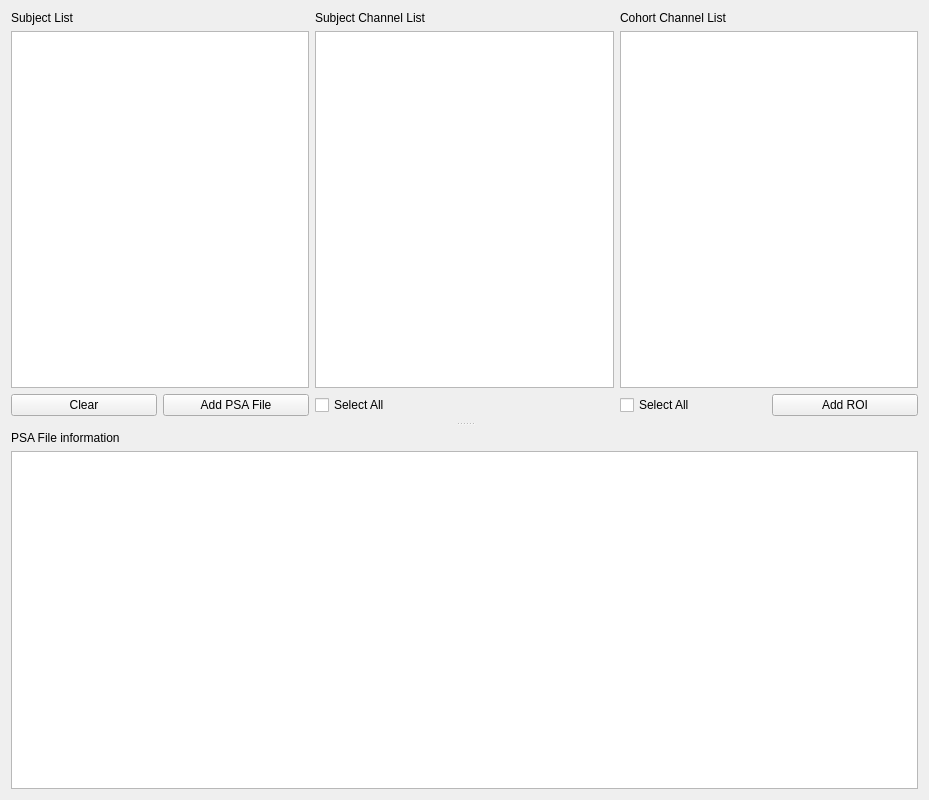
<?xml version="1.0" encoding="UTF-8"?>
<ui version="4.0">
 <class>PSAPicsGeneratorSettingsView</class>
 <widget class="QWidget" name="PSAPicsGeneratorSettingsView">
  <property name="geometry">
   <rect>
    <x>0</x>
    <y>0</y>
    <width>929</width>
    <height>800</height>
   </rect>
  </property>
  <property name="windowTitle">
   <string>Form</string>
  </property>
  <property name="styleSheet">
   <string notr="true">font: 12pt &quot;Roboto&quot;;</string>
  </property>
  <layout class="QHBoxLayout" name="horizontalLayout_3">
   <item>
    <widget class="QSplitter" name="splitter">
     <property name="orientation">
      <enum>Qt::Orientation::Vertical</enum>
     </property>
     <property name="handleWidth">
      <number>15</number>
     </property>
     <property name="childrenCollapsible">
      <bool>false</bool>
     </property>
     <widget class="QWidget" name="layoutWidget">
      <layout class="QGridLayout" name="gridLayout">
       <item row="0" column="0">
        <widget class="QLabel" name="label">
         <property name="text">
          <string>Subject List</string>
         </property>
        </widget>
       </item>
       <item row="0" column="1">
        <widget class="QLabel" name="label_2">
         <property name="text">
          <string>Subject Channel List</string>
         </property>
        </widget>
       </item>
       <item row="0" column="2">
        <widget class="QLabel" name="label_3">
         <property name="text">
          <string>Cohort Channel List</string>
         </property>
        </widget>
       </item>
       <item row="1" column="0">
        <widget class="QListView" name="subject_listView">
         <property name="editTriggers">
          <set>QAbstractItemView::EditTrigger::NoEditTriggers</set>
         </property>
        </widget>
       </item>
       <item row="1" column="1">
        <widget class="QListView" name="chan_subject_listView"/>
       </item>
       <item row="2" column="0">
        <layout class="QHBoxLayout" name="horizontalLayout">
         <item>
          <widget class="QPushButton" name="clear_pushButton">
           <property name="text">
            <string>Clear</string>
           </property>
          </widget>
         </item>
         <item>
          <widget class="QPushButton" name="add_pushButton">
           <property name="text">
            <string>Add PSA File</string>
           </property>
          </widget>
         </item>
        </layout>
       </item>
       <item row="2" column="1">
        <widget class="QCheckBox" name="all_subject_chan_checkBox">
         <property name="text">
          <string>Select All</string>
         </property>
        </widget>
       </item>
       <item row="2" column="2">
        <layout class="QHBoxLayout" name="horizontalLayout_2">
         <item>
          <widget class="QCheckBox" name="all_cohort_chan_checkBox">
           <property name="text">
            <string>Select All</string>
           </property>
          </widget>
         </item>
         <item>
          <widget class="QPushButton" name="add_ROI_pushButton">
           <property name="toolTip">
            <string>Rename your channel labels first. Adding the ROIs must be the final step.</string>
           </property>
           <property name="text">
            <string>Add ROI</string>
           </property>
          </widget>
         </item>
        </layout>
       </item>
       <item row="1" column="2">
        <widget class="QListWidget" name="chan_cohort_listWidget"/>
       </item>
      </layout>
     </widget>
     <widget class="QWidget" name="layoutWidget">
      <layout class="QVBoxLayout" name="verticalLayout">
       <item>
        <widget class="QLabel" name="label_4">
         <property name="text">
          <string>PSA File information</string>
         </property>
        </widget>
       </item>
       <item>
        <widget class="QTextEdit" name="message_textEdit">
         <property name="readOnly">
          <bool>true</bool>
         </property>
        </widget>
       </item>
      </layout>
     </widget>
    </widget>
   </item>
  </layout>
 </widget>
 <resources>
  <include location="../../../../snooz-toolbox/src/main/python/ui/themes/themes.qrc"/>
 </resources>
 <connections>
  <connection>
   <sender>clear_pushButton</sender>
   <signal>clicked()</signal>
   <receiver>PSAPicsGeneratorSettingsView</receiver>
   <slot>clear_subject_slot()</slot>
   <hints>
    <hint type="sourcelabel">
     <x>54</x>
     <y>312</y>
    </hint>
    <hint type="destinationlabel">
     <x>464</x>
     <y>399</y>
    </hint>
   </hints>
  </connection>
  <connection>
   <sender>add_pushButton</sender>
   <signal>clicked()</signal>
   <receiver>PSAPicsGeneratorSettingsView</receiver>
   <slot>add_subject_slot()</slot>
   <hints>
    <hint type="sourcelabel">
     <x>174</x>
     <y>312</y>
    </hint>
    <hint type="destinationlabel">
     <x>464</x>
     <y>399</y>
    </hint>
   </hints>
  </connection>
  <connection>
   <sender>all_subject_chan_checkBox</sender>
   <signal>clicked()</signal>
   <receiver>PSAPicsGeneratorSettingsView</receiver>
   <slot>select_all_subject_chan_slot()</slot>
   <hints>
    <hint type="sourcelabel">
     <x>425</x>
     <y>311</y>
    </hint>
    <hint type="destinationlabel">
     <x>464</x>
     <y>399</y>
    </hint>
   </hints>
  </connection>
  <connection>
   <sender>all_cohort_chan_checkBox</sender>
   <signal>clicked()</signal>
   <receiver>PSAPicsGeneratorSettingsView</receiver>
   <slot>select_all_cohort_chan_slot()</slot>
   <hints>
    <hint type="sourcelabel">
     <x>705</x>
     <y>321</y>
    </hint>
    <hint type="destinationlabel">
     <x>464</x>
     <y>399</y>
    </hint>
   </hints>
  </connection>
  <connection>
   <sender>add_ROI_pushButton</sender>
   <signal>clicked()</signal>
   <receiver>PSAPicsGeneratorSettingsView</receiver>
   <slot>add_ROI_slot()</slot>
   <hints>
    <hint type="sourcelabel">
     <x>544</x>
     <y>322</y>
    </hint>
    <hint type="destinationlabel">
     <x>464</x>
     <y>399</y>
    </hint>
   </hints>
  </connection>
  <connection>
   <sender>subject_listView</sender>
   <signal>clicked(QModelIndex)</signal>
   <receiver>PSAPicsGeneratorSettingsView</receiver>
   <slot>subject_selection_changed_slot()</slot>
   <hints>
    <hint type="sourcelabel">
     <x>159</x>
     <y>209</y>
    </hint>
    <hint type="destinationlabel">
     <x>464</x>
     <y>399</y>
    </hint>
   </hints>
  </connection>
 </connections>
 <slots>
  <slot>clear_subject_slot()</slot>
  <slot>add_subject_slot()</slot>
  <slot>select_all_subject_chan_slot()</slot>
  <slot>select_all_cohort_chan_slot()</slot>
  <slot>add_ROI_slot()</slot>
  <slot>item_changed_subject_slot()</slot>
  <slot>item_changed_cohort_slot()</slot>
  <slot>subject_selection_changed_slot()</slot>
 </slots>
</ui>
